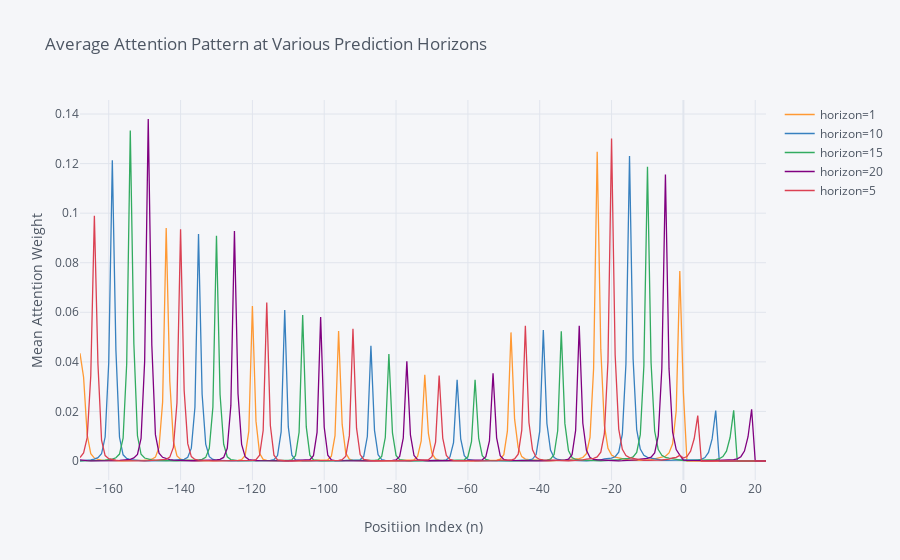

Notebook code for this chart:
### Code cell
self_attn = interpretability_weights['decoder_self_attn']

means = pd.DataFrame({"horizon={}".format(k): self_attn[model.num_encoder_steps+k-1, :] 
                      for k in [1, 5, 10, 15, 20]})
means.index -= model.num_encoder_steps

plotly_chart(means,
             x_label="Positiion Index (n)",
             y_label="Mean Attention Weight",
             title="Average Attention Pattern at Various Prediction Horizons")

### Figure 1 — Plotly figure (JSON) as saved in the notebook; plotly's stock layout.template omitted (floating-point values rounded to 4 significant figures; data arrays with more than 128 entries replaced by an {"elided": "..."} marker saying what was removed)
{"data": [{"line": {"color": "rgba(255, 153, 51, 1.0)", "dash": "solid", "shape": "linear", "width": 1.3}, "mode": "lines", "name": "horizon=1", "text": "", "type": "scatter", "x": {"elided": "192 int values"}, "y": {"elided": "192 float values"}}, {"line": {"color": "rgba(55, 128, 191, 1.0)", "dash": "solid", "shape": "linear", "width": 1.3}, "mode": "lines", "name": "horizon=10", "text": "", "type": "scatter", "x": {"elided": "192 int values"}, "y": {"elided": "192 float values"}}, {"line": {"color": "rgba(50, 171, 96, 1.0)", "dash": "solid", "shape": "linear", "width": 1.3}, "mode": "lines", "name": "horizon=15", "text": "", "type": "scatter", "x": {"elided": "192 int values"}, "y": {"elided": "192 float values"}}, {"line": {"color": "rgba(128, 0, 128, 1.0)", "dash": "solid", "shape": "linear", "width": 1.3}, "mode": "lines", "name": "horizon=20", "text": "", "type": "scatter", "x": {"elided": "192 int values"}, "y": {"elided": "192 float values"}}, {"line": {"color": "rgba(219, 64, 82, 1.0)", "dash": "solid", "shape": "linear", "width": 1.3}, "mode": "lines", "name": "horizon=5", "text": "", "type": "scatter", "x": {"elided": "192 int values"}, "y": {"elided": "192 float values"}}], "layout": {"legend": {"bgcolor": "#F5F6F9", "font": {"color": "#4D5663"}}, "paper_bgcolor": "#F5F6F9", "plot_bgcolor": "#F5F6F9", "title": {"font": {"color": "#4D5663"}, "text": "Average Attention Pattern at Various Prediction Horizons"}, "xaxis": {"gridcolor": "#E1E5ED", "showgrid": true, "tickfont": {"color": "#4D5663"}, "title": {"font": {"color": "#4D5663"}, "text": "Positiion Index (n)"}, "zerolinecolor": "#E1E5ED"}, "yaxis": {"gridcolor": "#E1E5ED", "showgrid": true, "tickfont": {"color": "#4D5663"}, "title": {"font": {"color": "#4D5663"}, "text": "Mean Attention Weight"}, "zerolinecolor": "#E1E5ED"}}}
